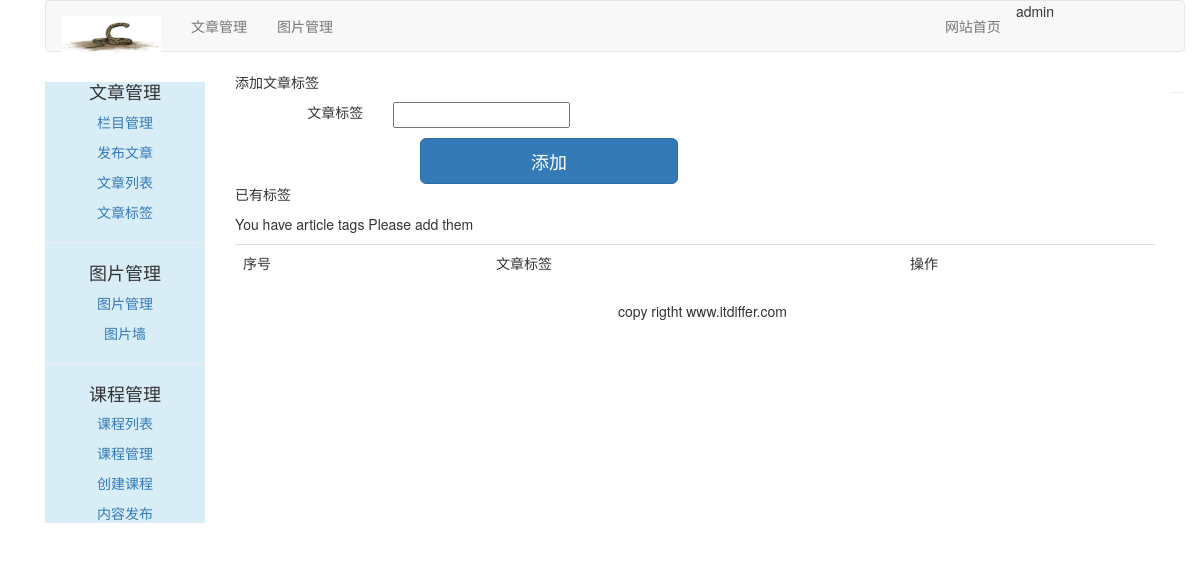
The page /article/article_tag/ (signed in) on the database as committed earlier.
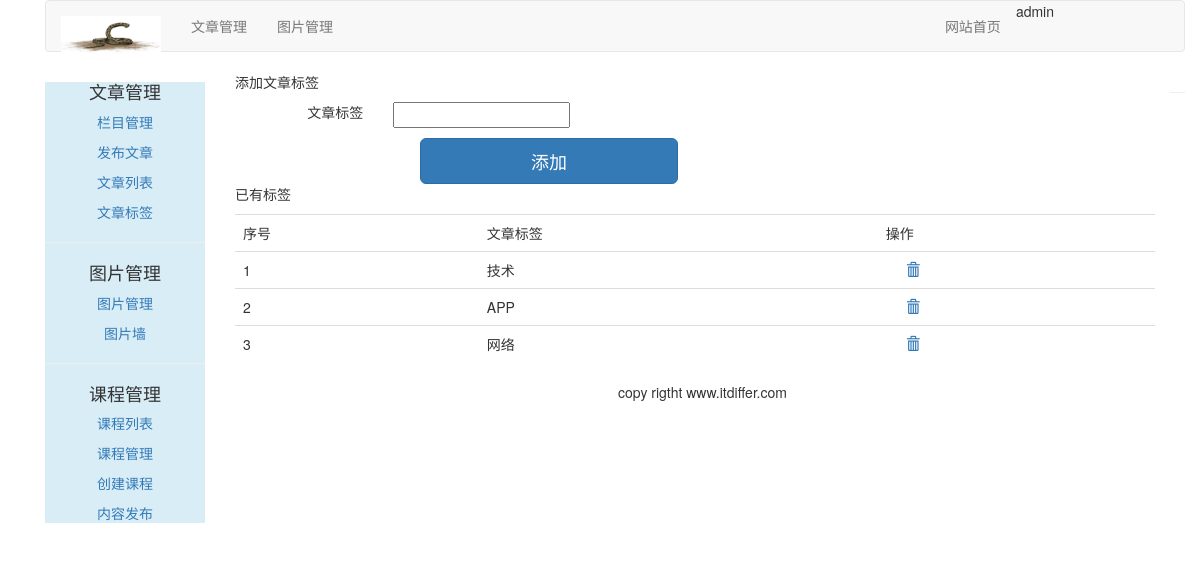
The same page on the database as committed later.
### article/models.py (models this page shows, shortened)
class ArticleTag(models.Model):
    author = models.ForeignKey(User, related_name='tag',on_delete=models.CASCADE)
    tag = models.CharField(max_length=500)

### article/views.py (the view, shortened to what this page needs)
@login_required(login_url='/account/login/')
@csrf_exempt
def article_tag(request):
    if request.method == "GET":
        article_tag = ArticleTag.objects.filter(author=request.user)
        article_tag_form = ArticleTagForm()
        return render(request, 'article/tag/tag_list.html',
                      {"article_tag_form": article_tag_form, "article_tag": article_tag})

### article/form.py
class ArticleTagForm(forms.ModelForm):
    class Meta:
        model = ArticleTag
        fields = ('tag',)

### templates/article/tag/tag_list.html (shortened to what this page needs)
{% extends 'article/base.html' %}
{% load staticfiles %}
{% block content %}
    <div>
        <p>添加文章标签</p>
        <form class="form-horizontal" action="." method="post">{% csrf_token %}
            <div class="row" style="margin-top: 10px">
                <div class="col-md-2 text-right"><span>文章标签</span></div>
                <div class="col-sm-10 text-left">{{ article_tag_form.tag }}</div>
            </div>
            <div class="row">
                <input class="btn btn-primary btn-lg" style="margin-left: 200px;margin-top: 10px" value="添加"
                       onclick="add_tag()">
            </div>
        </form>
    </div>
    <div>
        <p>已有标签</p>
        <table class="table table-hover">
            <tr>
                <td>序号</td>
                <td>文章标签</td>
                <td>操作</td>
            </tr>
            {% for tag in article_tag %}
                <tr id="{{ forloop.counter }}">
                    <td>{{ forloop.counter }}</td>
                    <td>{{ tag.tag }}</td>
                    <td>
                        <a name="delete" href="javascript:void(0)" onclick="del_tag(this,{{ tag.id }})">
                            <span class="glyphicon glyphicon-trash" style="margin-left: 20px"></span>
                        </a></td>
                </tr>
            {% empty %}
                <p>You have article tags Please add them</p>
            {% endfor %}
        </table>
    </div>
{% endblock %}

Rows that differ between the two databases and show on the page:
added ArticleTag: tag "技术"
added ArticleTag: tag "APP"
added ArticleTag: tag "网络"
Other text that changed with them:
text no longer shown: "You have article tags Please add them"
